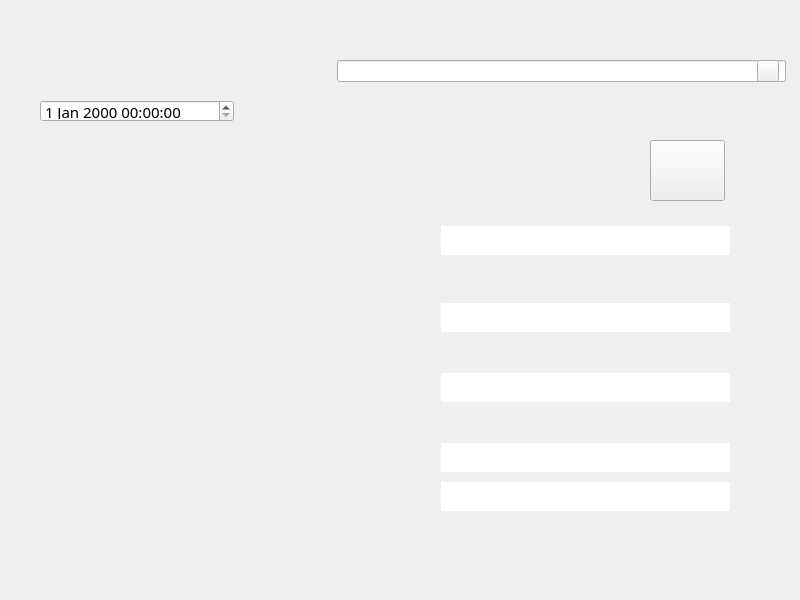
<?xml version="1.0" encoding="UTF-8"?>
<ui version="4.0">
 <class>RegWindow</class>
 <widget class="QMainWindow" name="RegWindow">
  <property name="enabled">
   <bool>true</bool>
  </property>
  <property name="geometry">
   <rect>
    <x>0</x>
    <y>0</y>
    <width>800</width>
    <height>600</height>
   </rect>
  </property>
  <property name="sizePolicy">
   <sizepolicy hsizetype="Fixed" vsizetype="Fixed">
    <horstretch>0</horstretch>
    <verstretch>0</verstretch>
   </sizepolicy>
  </property>
  <property name="minimumSize">
   <size>
    <width>800</width>
    <height>600</height>
   </size>
  </property>
  <property name="maximumSize">
   <size>
    <width>800</width>
    <height>600</height>
   </size>
  </property>
  <property name="cursor">
   <cursorShape>IBeamCursor</cursorShape>
  </property>
  <property name="styleSheet">
   <string notr="true">border-image: url(:/reg2.png);
background-image: url(:/reg2.png);</string>
  </property>
  <widget class="QWidget" name="centralwidget">
   <widget class="QLineEdit" name="edt_usr">
    <property name="enabled">
     <bool>true</bool>
    </property>
    <property name="geometry">
     <rect>
      <x>441</x>
      <y>226</y>
      <width>289</width>
      <height>29</height>
     </rect>
    </property>
    <property name="minimumSize">
     <size>
      <width>289</width>
      <height>29</height>
     </size>
    </property>
    <property name="maximumSize">
     <size>
      <width>289</width>
      <height>29</height>
     </size>
    </property>
    <property name="font">
     <font>
      <family>微软雅黑</family>
      <pointsize>12</pointsize>
      <weight>50</weight>
      <bold>false</bold>
     </font>
    </property>
    <property name="contextMenuPolicy">
     <enum>Qt::DefaultContextMenu</enum>
    </property>
    <property name="toolTipDuration">
     <number>-1</number>
    </property>
    <property name="autoFillBackground">
     <bool>false</bool>
    </property>
    <property name="styleSheet">
     <string notr="true">background-image: url(:/trans.png);
border-image: url(:/trans.png);</string>
    </property>
    <property name="text">
     <string/>
    </property>
    <property name="frame">
     <bool>false</bool>
    </property>
    <property name="clearButtonEnabled">
     <bool>true</bool>
    </property>
   </widget>
   <widget class="QLineEdit" name="edt_id">
    <property name="geometry">
     <rect>
      <x>441</x>
      <y>303</y>
      <width>289</width>
      <height>29</height>
     </rect>
    </property>
    <property name="minimumSize">
     <size>
      <width>289</width>
      <height>29</height>
     </size>
    </property>
    <property name="maximumSize">
     <size>
      <width>289</width>
      <height>29</height>
     </size>
    </property>
    <property name="font">
     <font>
      <family>微软雅黑</family>
      <pointsize>12</pointsize>
      <weight>50</weight>
      <bold>false</bold>
     </font>
    </property>
    <property name="contextMenuPolicy">
     <enum>Qt::DefaultContextMenu</enum>
    </property>
    <property name="toolTipDuration">
     <number>-1</number>
    </property>
    <property name="autoFillBackground">
     <bool>false</bool>
    </property>
    <property name="styleSheet">
     <string notr="true">background-image: url(:/trans.png);
border-image: url(:/trans.png);</string>
    </property>
    <property name="text">
     <string/>
    </property>
    <property name="frame">
     <bool>false</bool>
    </property>
    <property name="clearButtonEnabled">
     <bool>true</bool>
    </property>
   </widget>
   <widget class="QLineEdit" name="edt_pw">
    <property name="geometry">
     <rect>
      <x>441</x>
      <y>373</y>
      <width>289</width>
      <height>29</height>
     </rect>
    </property>
    <property name="minimumSize">
     <size>
      <width>289</width>
      <height>29</height>
     </size>
    </property>
    <property name="maximumSize">
     <size>
      <width>289</width>
      <height>29</height>
     </size>
    </property>
    <property name="font">
     <font>
      <family>微软雅黑</family>
      <pointsize>12</pointsize>
      <weight>50</weight>
      <bold>false</bold>
     </font>
    </property>
    <property name="contextMenuPolicy">
     <enum>Qt::DefaultContextMenu</enum>
    </property>
    <property name="toolTipDuration">
     <number>-1</number>
    </property>
    <property name="autoFillBackground">
     <bool>false</bool>
    </property>
    <property name="styleSheet">
     <string notr="true">background-image: url(:/trans.png);
border-image: url(:/trans.png);</string>
    </property>
    <property name="text">
     <string/>
    </property>
    <property name="frame">
     <bool>false</bool>
    </property>
    <property name="echoMode">
     <enum>QLineEdit::PasswordEchoOnEdit</enum>
    </property>
    <property name="clearButtonEnabled">
     <bool>true</bool>
    </property>
   </widget>
   <widget class="QLineEdit" name="edt_id_4">
    <property name="geometry">
     <rect>
      <x>441</x>
      <y>443</y>
      <width>289</width>
      <height>29</height>
     </rect>
    </property>
    <property name="minimumSize">
     <size>
      <width>289</width>
      <height>29</height>
     </size>
    </property>
    <property name="maximumSize">
     <size>
      <width>289</width>
      <height>29</height>
     </size>
    </property>
    <property name="font">
     <font>
      <family>微软雅黑</family>
      <pointsize>12</pointsize>
      <weight>50</weight>
      <bold>false</bold>
     </font>
    </property>
    <property name="contextMenuPolicy">
     <enum>Qt::DefaultContextMenu</enum>
    </property>
    <property name="toolTipDuration">
     <number>-1</number>
    </property>
    <property name="autoFillBackground">
     <bool>false</bool>
    </property>
    <property name="styleSheet">
     <string notr="true">background-image: url(:/trans.png);
border-image: url(:/trans.png);</string>
    </property>
    <property name="text">
     <string/>
    </property>
    <property name="frame">
     <bool>false</bool>
    </property>
    <property name="clearButtonEnabled">
     <bool>true</bool>
    </property>
   </widget>
   <widget class="QPushButton" name="btn_reg">
    <property name="geometry">
     <rect>
      <x>650</x>
      <y>140</y>
      <width>75</width>
      <height>61</height>
     </rect>
    </property>
    <property name="cursor">
     <cursorShape>PointingHandCursor</cursorShape>
    </property>
    <property name="styleSheet">
     <string notr="true">border-image: url(:/go.png);
background-image: url(:/go.png);</string>
    </property>
    <property name="text">
     <string/>
    </property>
   </widget>
   <widget class="QLineEdit" name="edt_srch">
    <property name="geometry">
     <rect>
      <x>337</x>
      <y>60</y>
      <width>449</width>
      <height>22</height>
     </rect>
    </property>
    <property name="font">
     <font>
      <family>微软雅黑 Light</family>
      <pointsize>10</pointsize>
     </font>
    </property>
    <property name="styleSheet">
     <string notr="true">border-image: url(:/trans.png);
background-image: url(:/trans.png);</string>
    </property>
    <property name="text">
     <string/>
    </property>
   </widget>
   <widget class="QPushButton" name="pushButton">
    <property name="geometry">
     <rect>
      <x>757</x>
      <y>60</y>
      <width>22</width>
      <height>22</height>
     </rect>
    </property>
    <property name="cursor">
     <cursorShape>PointingHandCursor</cursorShape>
    </property>
    <property name="styleSheet">
     <string notr="true">border-image: url(:/trans.png);
background-image: url(:/trans.png);</string>
    </property>
    <property name="text">
     <string/>
    </property>
   </widget>
   <widget class="QLineEdit" name="edt_ans">
    <property name="geometry">
     <rect>
      <x>441</x>
      <y>482</y>
      <width>289</width>
      <height>29</height>
     </rect>
    </property>
    <property name="minimumSize">
     <size>
      <width>289</width>
      <height>29</height>
     </size>
    </property>
    <property name="maximumSize">
     <size>
      <width>289</width>
      <height>29</height>
     </size>
    </property>
    <property name="font">
     <font>
      <family>微软雅黑</family>
      <pointsize>12</pointsize>
      <weight>50</weight>
      <bold>false</bold>
     </font>
    </property>
    <property name="contextMenuPolicy">
     <enum>Qt::DefaultContextMenu</enum>
    </property>
    <property name="toolTipDuration">
     <number>-1</number>
    </property>
    <property name="autoFillBackground">
     <bool>false</bool>
    </property>
    <property name="styleSheet">
     <string notr="true">background-image: url(:/trans.png);
border-image: url(:/trans.png);</string>
    </property>
    <property name="text">
     <string/>
    </property>
    <property name="frame">
     <bool>false</bool>
    </property>
    <property name="clearButtonEnabled">
     <bool>true</bool>
    </property>
   </widget>
   <widget class="QDateTimeEdit" name="dateTimeEdit">
    <property name="geometry">
     <rect>
      <x>40</x>
      <y>100</y>
      <width>194</width>
      <height>22</height>
     </rect>
    </property>
    <property name="font">
     <font>
      <family>Monaco</family>
      <pointsize>11</pointsize>
     </font>
    </property>
    <property name="styleSheet">
     <string notr="true">background-image: url(:/trans.png);
border-image: url(:/trans.png);</string>
    </property>
   </widget>
  </widget>
 </widget>
 <resources/>
 <connections/>
</ui>
